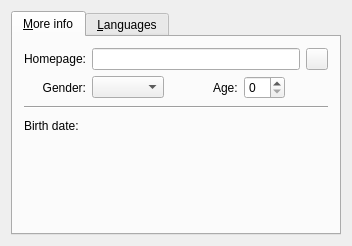
<ui version="4.0" >
 <class>MoreInfoBase</class>
 <widget class="QWidget" name="MoreInfoBase" >
  <property name="geometry" >
   <rect>
    <x>0</x>
    <y>0</y>
    <width>352</width>
    <height>246</height>
   </rect>
  </property>
  <property name="windowTitle" >
   <string>Form3</string>
  </property>
  <layout class="QVBoxLayout" >
   <property name="margin" >
    <number>11</number>
   </property>
   <property name="spacing" >
    <number>6</number>
   </property>
   <item>
    <widget class="QTabWidget" name="TabWidget2" >
     <widget class="QWidget" name="tab" >
      <attribute name="title" >
       <string>&amp;More info</string>
      </attribute>
      <layout class="QGridLayout" >
       <property name="margin" >
        <number>11</number>
       </property>
       <property name="spacing" >
        <number>6</number>
       </property>
       <item row="2" column="0" colspan="2" >
        <widget class="Line" name="Line4" >
         <property name="minimumSize" >
          <size>
           <width>0</width>
           <height>5</height>
          </size>
         </property>
         <property name="frameShape" >
          <enum>QFrame::HLine</enum>
         </property>
         <property name="frameShadow" >
          <enum>QFrame::Sunken</enum>
         </property>
         <property name="orientation" >
          <enum>Qt::Horizontal</enum>
         </property>
        </widget>
       </item>
       <item row="1" column="1" >
        <layout class="QHBoxLayout" >
         <property name="margin" >
          <number>0</number>
         </property>
         <property name="spacing" >
          <number>6</number>
         </property>
         <item>
          <widget class="QComboBox" name="cmbGender" />
         </item>
         <item>
          <spacer>
           <property name="orientation" >
            <enum>Qt::Horizontal</enum>
           </property>
           <property name="sizeType" >
            <enum>QSizePolicy::Expanding</enum>
           </property>
           <property name="sizeHint" >
            <size>
             <width>20</width>
             <height>20</height>
            </size>
           </property>
          </spacer>
         </item>
         <item>
          <widget class="QLabel" name="TextLabel20" >
           <property name="text" >
            <string>Age:</string>
           </property>
           <property name="wordWrap" >
            <bool>false</bool>
           </property>
          </widget>
         </item>
         <item>
          <widget class="QSpinBox" name="spnAge" />
         </item>
         <item>
          <spacer>
           <property name="orientation" >
            <enum>Qt::Horizontal</enum>
           </property>
           <property name="sizeType" >
            <enum>QSizePolicy::Expanding</enum>
           </property>
           <property name="sizeHint" >
            <size>
             <width>20</width>
             <height>20</height>
            </size>
           </property>
          </spacer>
         </item>
        </layout>
       </item>
       <item row="0" column="0" >
        <widget class="QLabel" name="TextLabel17" >
         <property name="text" >
          <string>Homepage:</string>
         </property>
         <property name="alignment" >
          <set>Qt::AlignRight|Qt::AlignTrailing|Qt::AlignVCenter</set>
         </property>
         <property name="wordWrap" >
          <bool>false</bool>
         </property>
        </widget>
       </item>
       <item row="0" column="1" >
        <layout class="QHBoxLayout" >
         <property name="margin" >
          <number>0</number>
         </property>
         <property name="spacing" >
          <number>6</number>
         </property>
         <item>
          <widget class="QLineEdit" name="edtHomePage" />
         </item>
         <item>
          <widget class="QPushButton" name="btnHomePage" >
           <property name="sizePolicy" >
            <sizepolicy>
             <hsizetype>0</hsizetype>
             <vsizetype>0</vsizetype>
             <horstretch>0</horstretch>
             <verstretch>0</verstretch>
            </sizepolicy>
           </property>
           <property name="maximumSize" >
            <size>
             <width>22</width>
             <height>22</height>
            </size>
           </property>
           <property name="text" >
            <string/>
           </property>
          </widget>
         </item>
        </layout>
       </item>
       <item row="1" column="0" >
        <widget class="QLabel" name="TextLabel18" >
         <property name="text" >
          <string>Gender:</string>
         </property>
         <property name="alignment" >
          <set>Qt::AlignRight|Qt::AlignTrailing|Qt::AlignVCenter</set>
         </property>
         <property name="wordWrap" >
          <bool>false</bool>
         </property>
        </widget>
       </item>
       <item row="4" column="1" >
        <spacer>
         <property name="orientation" >
          <enum>Qt::Vertical</enum>
         </property>
         <property name="sizeType" >
          <enum>QSizePolicy::Expanding</enum>
         </property>
         <property name="sizeHint" >
          <size>
           <width>20</width>
           <height>20</height>
          </size>
         </property>
        </spacer>
       </item>
       <item row="3" column="0" colspan="2" >
        <layout class="QHBoxLayout" >
         <property name="margin" >
          <number>0</number>
         </property>
         <property name="spacing" >
          <number>6</number>
         </property>
         <item>
          <widget class="QLabel" name="TextLabel21" >
           <property name="text" >
            <string>Birth date:</string>
           </property>
           <property name="wordWrap" >
            <bool>false</bool>
           </property>
          </widget>
         </item>
         <item>
          <widget class="DatePicker" native="1" name="edtDate" />
         </item>
         <item>
          <spacer>
           <property name="orientation" >
            <enum>Qt::Horizontal</enum>
           </property>
           <property name="sizeType" >
            <enum>QSizePolicy::Expanding</enum>
           </property>
           <property name="sizeHint" >
            <size>
             <width>20</width>
             <height>20</height>
            </size>
           </property>
          </spacer>
         </item>
        </layout>
       </item>
      </layout>
     </widget>
     <widget class="QWidget" name="tab" >
      <attribute name="title" >
       <string>&amp;Languages</string>
      </attribute>
      <layout class="QVBoxLayout" >
       <property name="margin" >
        <number>11</number>
       </property>
       <property name="spacing" >
        <number>6</number>
       </property>
       <item>
        <widget class="QLabel" name="TextLabel25" >
         <property name="text" >
          <string>Spoken languages:</string>
         </property>
         <property name="wordWrap" >
          <bool>false</bool>
         </property>
        </widget>
       </item>
       <item>
        <widget class="QComboBox" name="cmbLang1" />
       </item>
       <item>
        <widget class="QComboBox" name="cmbLang2" />
       </item>
       <item>
        <widget class="QComboBox" name="cmbLang3" />
       </item>
       <item>
        <spacer>
         <property name="orientation" >
          <enum>Qt::Vertical</enum>
         </property>
         <property name="sizeType" >
          <enum>QSizePolicy::Expanding</enum>
         </property>
         <property name="sizeHint" >
          <size>
           <width>20</width>
           <height>20</height>
          </size>
         </property>
        </spacer>
       </item>
      </layout>
     </widget>
    </widget>
   </item>
  </layout>
 </widget>
 <customwidgets>
  <customwidget>
   <class>DatePicker</class>
   <extends>QWidget</extends>
   <header>datepicker.h</header>
  </customwidget>
 </customwidgets>
 <tabstops>
  <tabstop>edtHomePage</tabstop>
  <tabstop>btnHomePage</tabstop>
  <tabstop>cmbGender</tabstop>
  <tabstop>spnAge</tabstop>
  <tabstop>TabWidget2</tabstop>
  <tabstop>cmbLang1</tabstop>
  <tabstop>cmbLang2</tabstop>
  <tabstop>cmbLang3</tabstop>
 </tabstops>
 <resources/>
 <connections/>
</ui>
